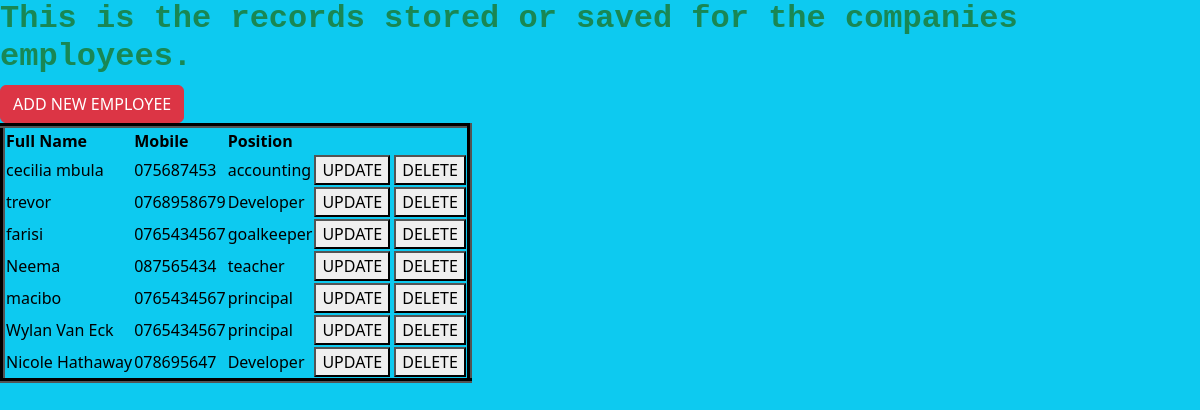
Page /employee_list/ on the committed database.
### Employee/models.py (models this page shows, shortened)
class Employee(models.Model):
    fullname = models.CharField(max_length=50)
    email = models.EmailField()
    emp_code = models.CharField(max_length=5)
    mobile_no = models.CharField(max_length=10)
    position = models.CharField(max_length=10)

### Employee/views.py (the view)
# urls.py: path('employee_list/', views.employee_list, name='employee_list'),
def employee_list(request):
    context = {'employee_list': Employee.objects.all()}
    return render(request, 'employee_list.html', context)

### Employee/templates/employee_list.html
{% extends 'base.html' %}
{% block content %}
<body class="text-bg-info">
<h2 class="fw-bold text-success font-monospace">This is the records stored or saved for the companies employees.</h2>
<a href="{% url 'employee_form' %}"><button class="btn btn-danger">ADD NEW EMPLOYEE</button></a>
<table border="5" class="bg-info border-black ">
    <thead class="fw-bold">
    <tr>
        <td>Full Name</td>
        <td>Mobile</td>
        <td>Position</td>
    </tr>
    </thead>
    <tbody>
    {% for employee in employee_list %}
       <tr>
           <td>{{employee.fullname}}</td>
           <td>{{employee.mobile_no}}</td>
           <td>{{employee.position}}</td>
           <td>
               <a href="{% url 'employee_update' employee.id %}"><button>UPDATE</button></a>
               <a href="{% url 'employee_delete' employee.id %}"><button>DELETE</button></a>
           </td>
       </tr>
    {% endfor %}
    </tbody>
</table>
</body>
{% endblock %}

### Employee/templates/base.html (shortened to what this page needs)
<!DOCTYPE html>
<html lang="en">
<head>
    {% load static %}
    <link rel="stylesheet" href="{% static 'bootstrap-5.3.2-dist/css/bootstrap.css' %}">
    <link rel="stylesheet" href="{% static 'style.css' %}">
</head>
<body>
{% block content %}
{% endblock %}
</body>
</html>

### rows in the picture
Employee: fullname "cecilia mbula", mobile_no "075687453", position "accounting"
Employee: fullname "trevor", mobile_no "0768958679", position "Developer"
Employee: fullname "farisi", mobile_no "0765434567", position "goalkeeper"
Employee: fullname "Neema", mobile_no "087565434", position "teacher"
Employee: fullname "macibo", mobile_no "0765434567", position "principal"
Employee: fullname "Wylan Van Eck", mobile_no "0765434567", position "principal"
Employee: fullname "Nicole Hathaway", mobile_no "078695647", position "Developer"
